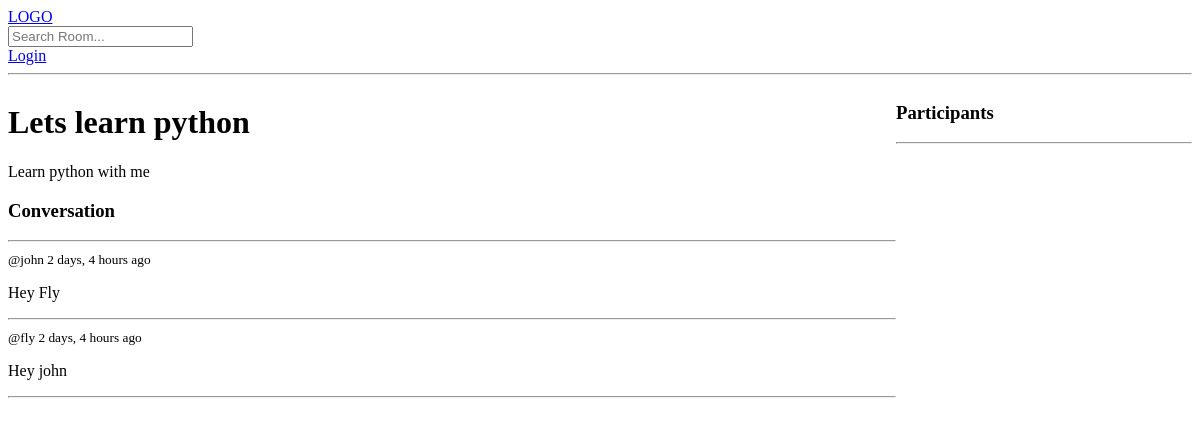
The page /room/1/ on the database as committed earlier.
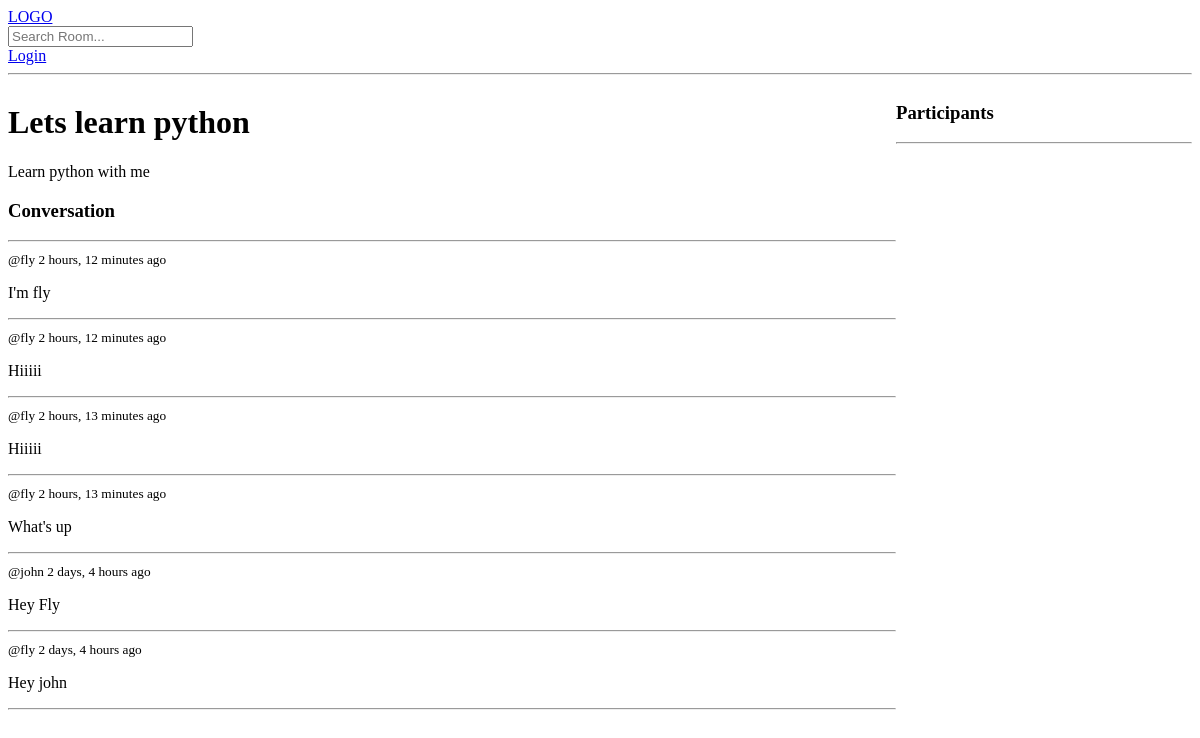
The same page on the database as committed later.
### base/models.py (models this page shows, shortened)
class Room(models.Model):
    name = models.CharField(max_length=200)
    description = models.TextField(null=True, blank=True)
    host = models.ForeignKey(User, on_delete=models.SET_NULL, null=True)
    topic = models.ForeignKey(Topic, on_delete=models.SET_NULL, null=True)
    participants = models.ManyToManyField(User, related_name="participants")
    updated = models.DateTimeField(auto_now=True)
    created = models.DateTimeField(auto_now_add=True)
    class Meta:
        ordering = ['-updated', '-created']

class Message(models.Model):
    user = models.ForeignKey(User, on_delete=models.CASCADE)
    room = models.ForeignKey(Room, on_delete=models.CASCADE)
    body = models.TextField()
    updated = models.DateTimeField(auto_now=True)
    created = models.DateTimeField(auto_now_add=True)
    class Meta:
        ordering = ['-created', '-updated']

### base/views.py (the view, shortened to what this page needs)
# urls.py: path("room/<str:pk>/", views.room_detail, name="room-detail"),
def room_detail(request, pk: str):
    room = Room.objects.get(id=pk)
    room_messages = room.message_set.all()
    participants = room.participants.all()
    return render(request, "base/room.html",
                  {"room": room, 'room_messages': room_messages, 'participants': participants})

### base/templates/base/room.html (shortened to what this page needs)
{% extends 'main.html' %} {% block content %}
    <div class="room-container">
        <div>
            <h1>{{ room.name }}</h1>
            <p>{{ room.description }}</p>
            <div class="comment-wrapper">
                <h3>Conversation</h3>
                <hr>
                {% for message in room_messages %}
                    <div>
                        <small>
                            @{{ message.user }} {{ message.created|timesince }} ago
                        </small>
                        <p>{{ message.body }}</p>
                        <hr>
                    </div>
                {% endfor %}
            </div>
        </div>
        <div>
            <h3>Participants</h3>
            <hr>
        </div>
    </div>
{% endblock %}

### templates/main.html (shortened to what this page needs)
<!DOCTYPE html>
<html lang="en">
<head>
</head>
<body>
{% include "navbar.html" %}
{% block content %}
{% endblock %}
</body>
</html>

### templates/navbar.html
<nav>
    <a href="/">
        LOGO
    </a>
    <form method="GET" action="{% url 'home' %}">
        <input type="text" name="q" placeholder="Search Room...">
    </form>
    {% if request.user.is_authenticated %}
        <p>Hello {{ request.user }}</p>
        <a href="{% url 'logout' %}">Logout</a>
    {% else %}
        <a href="{% url 'login' %}">Login</a>
    {% endif %}
</nav>
<hr>

### base/templates/base/room.html (style rules this page uses)
.room-container { display: grid; grid-template-columns: 3fr 1fr; }

Rows that differ between the two databases and show on the page:
added Message: user "fly", created "2 hours, 12 minutes", body "I'm fly"
added Message: user "fly", created "2 hours, 12 minutes", body "Hiiiii"
added Message: user "fly", created "2 hours, 13 minutes", body "Hiiiii"
added Message: user "fly", created "2 hours, 13 minutes", body "What's up"
